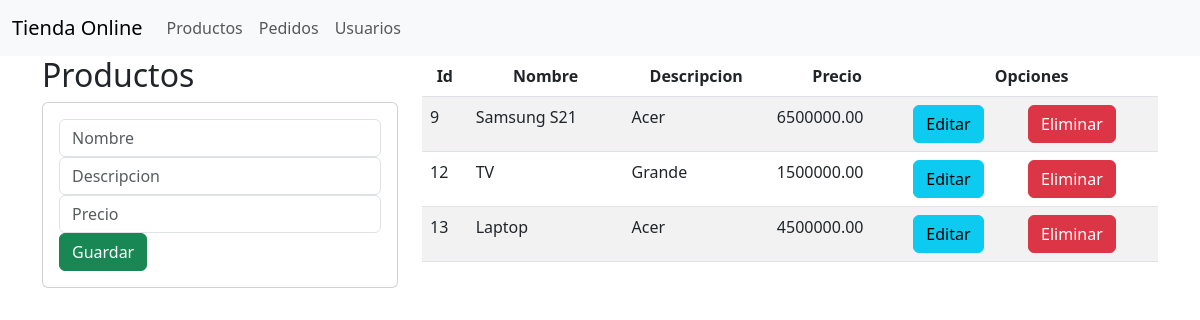
The app's page /productos/, older data.
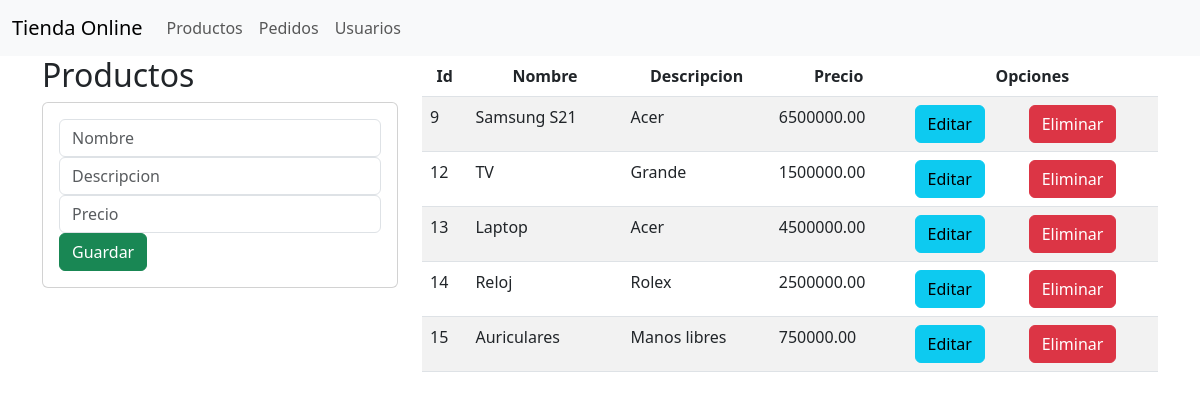
The same page, newer data.
### TiendaOnlineRJ/models.py (models this page shows)
class Producto(models.Model):
    nombre = models.CharField(max_length=50)
    descripcion = models.CharField(max_length=50)
    precio = models.DecimalField(max_digits=50, decimal_places=2)
    objects = models.Manager()
    class Meta:
        db_table = 'producto'

### TiendaOnlineRJ/views.py (the view)
# urls.py: path('productos/', views.indexProductos),
def indexProductos(request):
    listaProductos = list(Producto.objects.values())
    return render(request, 'productos.html', {"productos": listaProductos})

### TiendaOnlineRJ/templates/productos.html (shortened to what this page needs)
{% extends "./base.html" %}
{% block body %}
<div class="row">
    <div class="col-sm-12 col-md-6 col-lg-4 col-xl-4">
        <h2>Productos</h2>
        <div class="card">
            <div class="card-body">
                <form action="registrarProducto/" method="POST"> {% csrf_token %}
                    <div class="form-group">
                        <input type="text" id="txtNombre" name="txtNombre" class="form-control" placeholder="Nombre" required>
                    </div>
                    <div class="form-group">
                        <input type="text" id="txtDescripcion" name="txtDescripcion" class="form-control" placeholder="Descripcion" required>
                    </div>
                    <div class="form-group">
                        <input type="text" id="txtPrecio" name="txtPrecio" class="form-control" placeholder="Precio" required>
                    </div>
                    <div class="form-group">
                        <button type="submit" class="btn btn-success btn-block text-white">Guardar</button>
                    </div>
                </form>
            </div>
        </div>
    </div>
    <div class="col-sm-12 col-md-6 col-lg-8 col-xl-8">
        <div class="table-responsive">
            <table class="table table-striped">
                <thead>
                    <tr>
                        <th class="centered">Id</th>
                        <th class="centered">Nombre</th>
                        <th class="centered">Descripcion</th>
                        <th class="centered">Precio</th>
                        <th colspan="2" class="centered">Opciones</th>
                    </tr>
                </thead>
                <tbody>
                    {% for u in productos %}
                    <tr>
                        <td>{{u.id}}</td>
                        <td>{{u.nombre}}</td>
                        <td>{{u.descripcion}}</td>
                        <td>{{u.precio}}</td>
                        <td><a href="editarProducto/{{u.id}}" class="btn btn-info">Editar</a></td>
                        <td><a href="eliminarProducto/{{u.id}}" class="btn btn-danger">Eliminar</a></td>
                    </tr>
                    {% endfor %}
                </tbody>
            </table>
        </div>
    </div>
</div>
{% endblock %}

Row changes from the older to the newer data that the page shows:
added Producto: id "14", nombre "Reloj", descripcion "Rolex", precio "2500000.00"
added Producto: id "15", nombre "Auriculares", descripcion "Manos libres", precio "750000.00"
